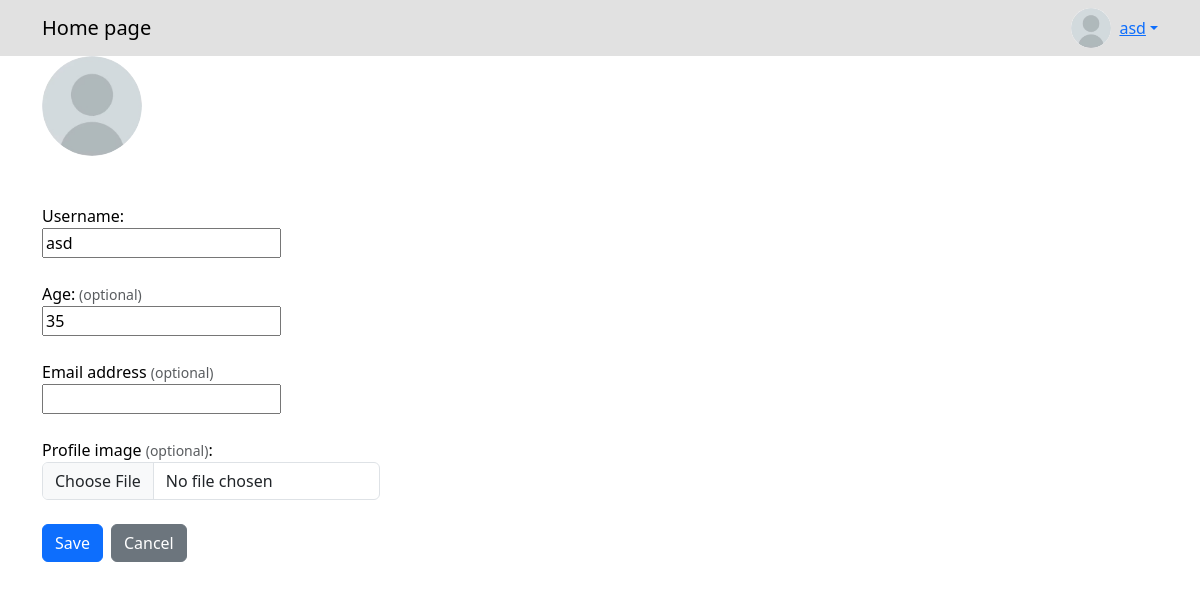
/accounts/edituser/1 (signed in), run on an earlier commit of the app's database.
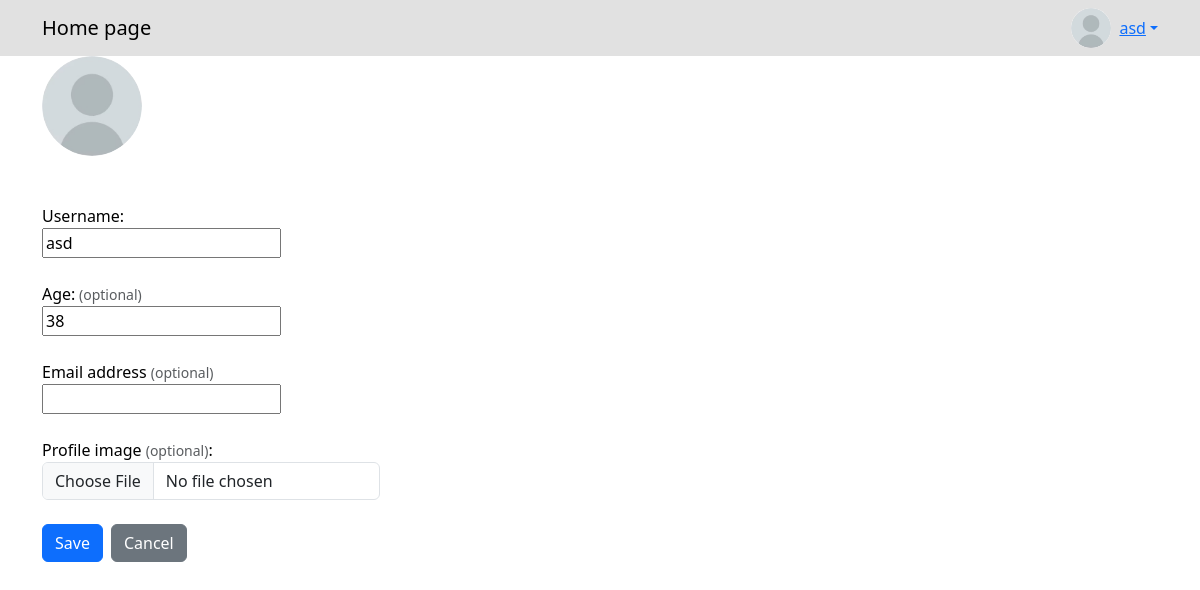
And on a later commit of the database.
### accounts/models.py (models this page shows, shortened)
class CustomUser(AbstractUser):
    age = models.PositiveIntegerField(null=True, blank=True)
    profile_image = models.ImageField(upload_to='profile_image/', null=True, blank=True, default='profile_image/default_profile_image.jpg')

### accounts/views.py (the view)
# urls.py: path('edituser/<int:id>', views.CustomUserChangeView, name='edituser'),
def CustomUserChangeView(request, id):
    user = get_object_or_404(CustomUser, id=id)
    form = CustomUserChangeForm(request.POST, request.FILES, instance = user)
    if request.user.id != id:
        messages.error(request, "It's not your account!")
        return redirect('home')
    if request.method == 'POST':
        if 'Delete profile image' in request.POST:
            user.profile_image = 'profile_image/default_profile_image.jpg'
            user.save()
            messages.success(request, 'Profile image removed')
            return redirect('edituser', id)
        if form.is_valid():
            form.save()
            messages.success(request, 'Account successfully edited!')
            return redirect('home')
    else:
        form =  CustomUserChangeForm(instance = user)
    return render(request, 'edituser.html',{'form':CustomUserChangeForm(instance=user),'CustomUser':user})

### accounts/forms.py
class CustomUserChangeForm(UserChangeForm):
    class Meta:
        model = CustomUser
        fields = ['username', 'age', 'profile_image', 'email']

### templates/edituser.html (shortened to what this page needs)
{% extends 'base.html' %}
{% block body %}
<div class="container">
    {% if request.user.profile_image.name == 'profile_image/default_profile_image.jpg' %}
        <img src="{{'/static/profile_image/default_profile_image.jpg'}}" class="rounded-circle" style="width: 100px; height: 100px; object-fit: cover;">
    {% else %}
        <img src="{{request.user.profile_image.url}}" class="rounded-circle" class="rounded-circle" style="width: 100px; height: 100px; object-fit: cover;">
    {% endif %}
    <br><br>
    <br>
    <form method="post" enctype="multipart/form-data">{% csrf_token %}
        {{form.username.label_tag}}<div class="col-sm-10">{{form.username}}</div><br>
        {{form.age.label_tag}}<small class="form-text text-muted"> (optional)</small><div class="col-sm-10">{{form.age}}</div><br>
         <label for="{{form.email.id_for_label}}">Email address <small class="form-text text-muted">(optional)</small></label>
         <div class="col-sm-10">{{form.email}}</div><br>
        {% if not request.user.profile_image.name == 'profile_image/default_profile_image.jpg' %}
            <label for="{{form.profile_image.id_for_label}}">Change profile image:</label>
            <input type="file" name="{{form.profile_image.name}}" class="form-control form-control-file w-auto" />
        {% else %}
            <label for="{{form.profile_image.id_for_label}}">Profile image <small class="form-text text-muted">(optional)</small>:</label>
            <input type="file" name="{{form.profile_image.name}}" class="form-control form-control-file w-auto" />
        {% endif %}
        <br>
        <div class="d-flex gap-2">
            <button class="btn btn-primary" type="submit">Save</button>
            <a href="{% url 'home' %}" class="btn btn-secondary">Cancel</a>
        </div>
        <br>
{% endblock %}

### templates/base.html (shortened to what this page needs)
<!DOCTYPE html>
<html lang="en">
<head>
<link href="https://cdn.jsdelivr.net/npm/bootstrap@5.3.0-alpha1/dist/css/bootstrap.min.css" rel="stylesheet">
</head>
<body>
     <nav class="navbar navbar-light"  style="background-color:rgba(180,180,180,0.4);">
        <div class="container">
            <a class="navbar-brand" href="{% url 'home' %}">Home page</a>
            <div class="ms-auto d-flex align-items-center">
                {% if request.user.id %}
                    <div class="dropdown">
                        <a href="#" class="dropdown-toggle d-flex align-items-center" id="profileDropdown" data-bs-toggle="dropdown" aria-expanded="false">
                            {% if request.user.profile_image.name == 'profile_image/default_profile_image.jpg' %}
                                <img src="{{'/static/profile_image/default_profile_image.jpg'}}" class="rounded-circle" style="width: 40px; height: 40px; object-fit: cover;">
                            {% else %}
                                <img src="{{request.user.profile_image.url}}" class="rounded-circle" class="rounded-circle" style="width: 40px; height: 40px; object-fit: cover;">
                            {% endif %}
                            <span class="ms-2"> {{ request.user.username }} </span>
                        </a>
                    </div>
                {% else %}
                    <a class="nav-link d-inline" href="{% url 'login' %}">Sign in </a>
                    <span class="mx-2">|</span>
                    <a class="nav-link d-inline" href="{% url 'register' %}">Sign Up</a>
                {% endif %}
            </div>
        </div>
     </nav>
     {% block body %}{% endblock %}

### templates/base.html (style rules this page uses)
body { background-image: url('https://images.pexels.com/photos/2736499/pexels-photo-2736499.jpeg?auto=compress&cs=tinysrgb&w=1260&h=750&dpr=1'); background-size: cover; background-repeat: no-repeat; background-attachment: fixed; background-position: center; color: black; }

What changed in the data, as far as the page shows it:
changed CustomUser "asd": age "35" → "38"
